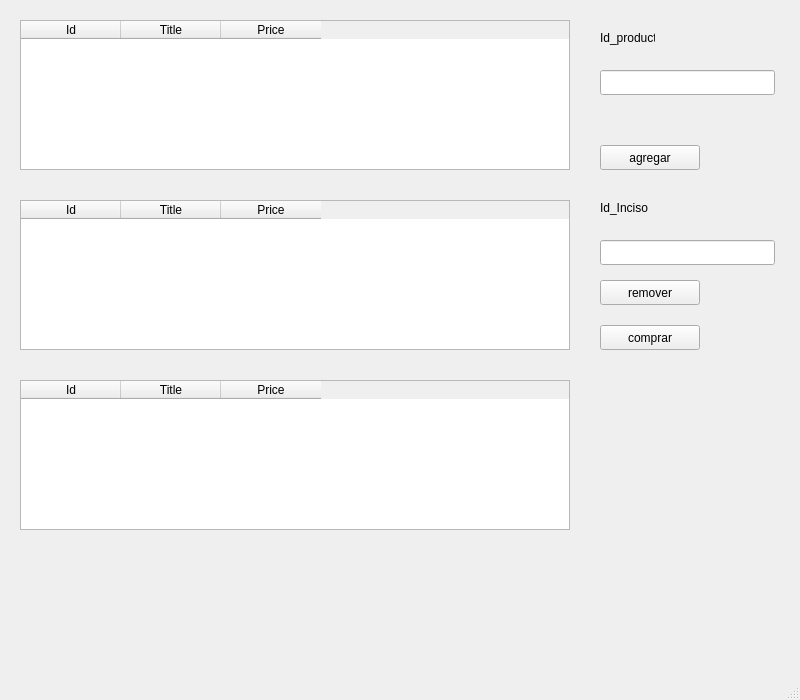
<?xml version="1.0" encoding="UTF-8"?>
<ui version="4.0">
 <class>MainWindow</class>
 <widget class="QMainWindow" name="MainWindow">
  <property name="geometry">
   <rect>
    <x>0</x>
    <y>0</y>
    <width>800</width>
    <height>700</height>
   </rect>
  </property>
  <property name="windowTitle">
   <string>MainWindow</string>
  </property>
  <widget class="QWidget" name="centralwidget">
   <widget class="QPushButton" name="btn_addproduct">
    <property name="geometry">
     <rect>
      <x>600</x>
      <y>145</y>
      <width>100</width>
      <height>25</height>
     </rect>
    </property>
    <property name="text">
     <string>agregar</string>
    </property>
   </widget>
   <widget class="QTableWidget" name="table_items">
    <property name="geometry">
     <rect>
      <x>20</x>
      <y>20</y>
      <width>550</width>
      <height>150</height>
     </rect>
    </property>
    <property name="autoFillBackground">
     <bool>false</bool>
    </property>
    <column>
     <property name="text">
      <string>Id</string>
     </property>
    </column>
    <column>
     <property name="text">
      <string>Title</string>
     </property>
    </column>
    <column>
     <property name="text">
      <string>Price</string>
     </property>
    </column>
   </widget>
   <widget class="QTableWidget" name="table_cart">
    <property name="geometry">
     <rect>
      <x>20</x>
      <y>200</y>
      <width>550</width>
      <height>150</height>
     </rect>
    </property>
    <column>
     <property name="text">
      <string>Id</string>
     </property>
    </column>
    <column>
     <property name="text">
      <string>Title</string>
     </property>
    </column>
    <column>
     <property name="text">
      <string>Price</string>
     </property>
    </column>
   </widget>
   <widget class="QTableWidget" name="table_purchase">
    <property name="geometry">
     <rect>
      <x>20</x>
      <y>380</y>
      <width>550</width>
      <height>150</height>
     </rect>
    </property>
    <column>
     <property name="text">
      <string>Id</string>
     </property>
    </column>
    <column>
     <property name="text">
      <string>Title</string>
     </property>
    </column>
    <column>
     <property name="text">
      <string>Price</string>
     </property>
    </column>
   </widget>
   <widget class="QPushButton" name="btn_purchase">
    <property name="geometry">
     <rect>
      <x>600</x>
      <y>325</y>
      <width>100</width>
      <height>25</height>
     </rect>
    </property>
    <property name="text">
     <string>comprar</string>
    </property>
   </widget>
   <widget class="QPushButton" name="btn_removeproduct">
    <property name="geometry">
     <rect>
      <x>600</x>
      <y>280</y>
      <width>100</width>
      <height>25</height>
     </rect>
    </property>
    <property name="text">
     <string>remover</string>
    </property>
   </widget>
   <widget class="QLabel" name="label">
    <property name="geometry">
     <rect>
      <x>600</x>
      <y>200</y>
      <width>55</width>
      <height>16</height>
     </rect>
    </property>
    <property name="text">
     <string>Id_Inciso</string>
    </property>
   </widget>
   <widget class="QLineEdit" name="lineEdit">
    <property name="geometry">
     <rect>
      <x>600</x>
      <y>240</y>
      <width>175</width>
      <height>25</height>
     </rect>
    </property>
   </widget>
   <widget class="QLabel" name="lbl_iditem">
    <property name="geometry">
     <rect>
      <x>600</x>
      <y>30</y>
      <width>55</width>
      <height>16</height>
     </rect>
    </property>
    <property name="text">
     <string>Id_producto</string>
    </property>
   </widget>
   <widget class="QLineEdit" name="lineEdit_2">
    <property name="geometry">
     <rect>
      <x>600</x>
      <y>70</y>
      <width>175</width>
      <height>25</height>
     </rect>
    </property>
   </widget>
  </widget>
  <widget class="QMenuBar" name="menubar">
   <property name="geometry">
    <rect>
     <x>0</x>
     <y>0</y>
     <width>800</width>
     <height>26</height>
    </rect>
   </property>
  </widget>
  <widget class="QStatusBar" name="statusbar"/>
 </widget>
 <resources/>
 <connections/>
</ui>
